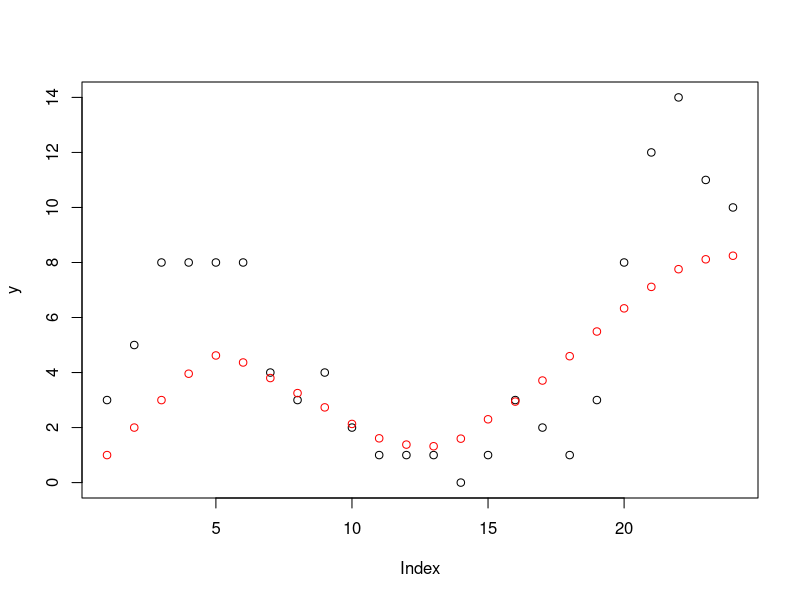
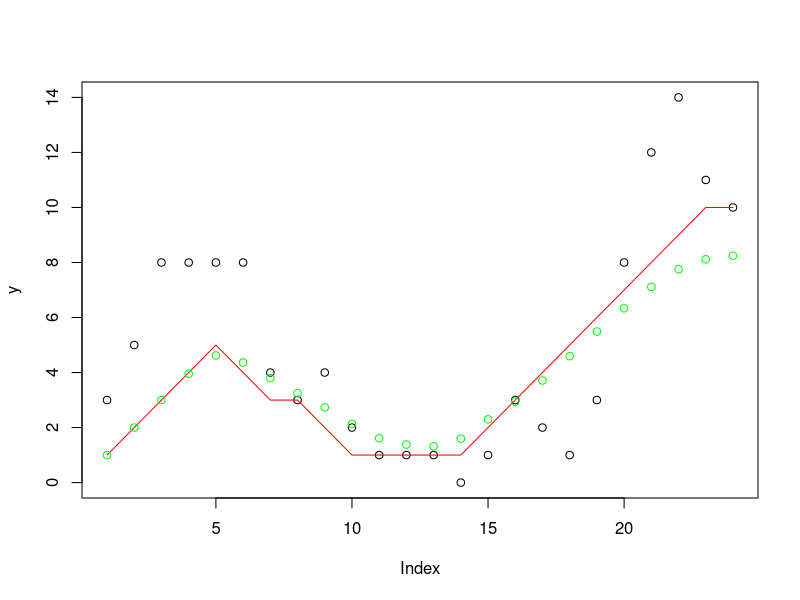

Recreate these plots in R, in order. (Note: this script raises an error after producing the figures.)

# A simple implementation of the forward-backward algorithm (written for 
# illustration, not for computational optimality)

# The starting probabilities for x_1: 
startprobs <- c(1, 0, 0, 0, 0, 0, 0, 0, 0, 0)
M <- length(startprobs)

# A hidden Markov model, with each x_i having possible values 1,...,M, 
# and with transition probabilities 
# 1/3   increase by 1 (if possible)
# 1/3   decrease by 1 (if possible)
# remaining probability: stay at same value. 
# Matrix of transition probailities: 
transprobs <- diag(M)/3 + 
  rbind(cbind(0,diag(M-1)/3),0) + 
  rbind(0,cbind(diag(M-1)/3,0))
transprobs[1,1] <- transprobs[M,M] <- 2/3

# For the data y_i we assume
# y_i | x_i ~ Poisson(x_i)
y <- c(3, 5, 8, 8, 8 ,8, 4, 3, 4, 2, 1, 1, 1, 0, 1, 
       3, 2, 1, 3, 8, 12, 14, 11, 10)
N <- length(y)

# Compute and store forward probabilities: 
start <- startprobs*dpois(y[1], 1:M)
probsForward <- matrix(start/sum(start), N, M, byrow=T)
for (i in 2:N) {
  res <- dpois(y[i], 1:M)*probsForward[i-1,]%*%transprobs
  probsForward[i,] <- res/sum(res) # to improve numerics
}

# Compute and store backward probabilities: 
probsBackward <- matrix(1, N, M, byrow=T)
for (i in (N-1):1) {
  res <- transprobs%*%probsBackward[i+1,]*dpois(y[i+1], 1:M)
  probsBackward[i,] <- res/sum(res) # to improve numerics
}

# Marginal posterior probabilities
result <- probsForward*probsBackward
sumresult <- apply(result, 1, sum)
result <- result/sumresult 

# Expected value for x_i: 
expected <- apply(t(result)*(1:M), 2, sum)
plot(y)
points(expected, col="red")

############################################################################

# A simple implementation of the Viterbi algorithm, 
# for comparison with Forward Backward

# The starting probabilities for x_1: 
startprobs <- c(1, 0, 0, 0, 0, 0, 0, 0, 0, 0)
M <- length(startprobs)

# A hidden Markov model, with each x_i having possible values 1,...,M, 
# and with transition probabilities 
# 1/3   increase by 1 (if possible)
# 1/3   decrease by 1 (if possible)
# remaining probability: stay at same value. 
# Matrix of transition probailities: 
transprobs <- diag(M)/3 + 
  rbind(cbind(0,diag(M-1)/3),0) + 
  rbind(0,cbind(diag(M-1)/3,0))
transprobs[1,1] <- transprobs[M,M] <- 2/3

# For the data y_i we assume
# y_i | x_i ~ Poisson(x_i)
y <- c(3, 5, 8, 8, 8 ,8, 4, 3, 4, 2, 1, 1, 1, 0, 1, 
       3, 2, 1, 3, 8, 12, 14, 11, 10)
N <- length(y)

maxprob <- matrix(startprobs, N, M, byrow=TRUE)
prev <- matrix(0, N, M)

for (i in 2:N) {
  for (j in 1:M) {
    rr <- maxprob[i-1,]*transprobs[,j]*dpois(y[i],1:M)
    prev[i,j] <- which.max(rr)
    maxprob[i,j] <- rr[prev[i,j]]
  }
}
result <- rep(which.max(maxprob[N,]), N)
for (i in (N-1):1) 
  result[i] <- prev[i+1,result[i+1]]

plot(y)
lines(result, col="red")
points(expected, col="green")

#########################################################

# A simple implementation of the Baum Welch algorithm (written for 
# illustration only)

# INITIAL VALUES: 
# Random starting probabilities for x_1 and transprobs: 
M <- 10
library(LearnBayes)
startprobs <- rdirichlet(1, rep(1, M))
transprobs <- matrix(rdirichlet(M, rep(1, M)), M, M, byrow=TRUE)

# For the data y_i we assume
# y_i | x_i ~ Poisson(x_i)
y <- c(3, 5, 8, 8, 8 ,8, 4, 3, 4, 2, 1, 1, 1, 0, 1, 
       3, 2, 1, 3, 8, 12, 14, 11, 10)
N <- length(y)

Niter <- 50
startpResults <- matrix(startprobs, Niter, M, byrow=T)
transpResults <- array(0, c(Niter, M, M))
transpResults[1,,] <- transprobs

for (it in 2:Niter) {
  
  # Run forward-backward with the parameters startpResults[it-1,]
  # and transpResults[it-1,,]
  
  # Compute and store forward probabilities: 
  start <- startpResults[it-1,]*dpois(y[1], 1:M)
  probsForward <- matrix(start/sum(start), N, M, byrow=T)
  for (i in 2:N) {
    res <- dpois(y[i], 1:M)*probsForward[i-1,]%*%transpResults[it-1,,]
    probsForward[i,] <- res/sum(res) # only to improve numerics
  }
  
  # Compute and store backward probabilities: 
  probsBackward <- matrix(1, N, M, byrow=T)
  for (i in (N-1):1) {
    res <- transpResults[it-1,,]%*%probsBackward[i+1,]*dpois(y[i+1], 1:M)
    probsBackward[i,] <- res/sum(res) # only to improve numerics
  }
  
  # Compute the updated parameters: 
  
  start <- probsForward[1,]*probsBackward[1,]
  startpResults[it,] <- start/sum(start)
  
  for (ct in 1:(N-1)) {
    mat <- transpResults[it-1,,]*matrix(probsForward[ct,],M,M)*
      t(matrix(dnorm(y[ct+1],1:M, std), M, M))*
      t(matrix(probsBackward[ct,], M, M))
    mat <- mat/sum(mat)
    transpResults[it,,] <- transpResults[it,,] + mat
  }
  ss <- apply(transpResults[it,,],1, sum)
  transpResults[it,,] <- transpResults[it,,]/ss
  
  if (it==Niter) {
    result <- probsForward*probsBackward
    sumresult <- apply(result, 1, sum)
    result <- result/sumresult 
    
    ## Expected value for x_i: 
    expected <- apply(t(result)*(1:M), 2, sum)
    par(mfrow=c(2,2))
    plot(y)
    lines(expected, col="red")
    image(round(transpResults[it,,],3))
    plot(transpResults[,2,1], type="l")
    plot(transpResults[,2,2], type="l")
    print(round(transpResults[it,,],3))
  }
}
